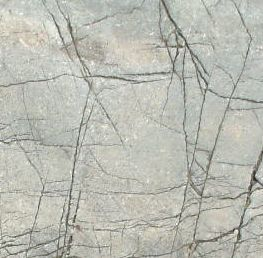
%> input picture MacduffColourCropped.jpg, 263 x 258 px
$ octave FracPaQ2D_imagePreprocess.m   (GNU Octave 9; MATLAB toolbox functions it lacks are replaced by stand-ins)
%> lines starting %> are read from the running program, lines starting %| are printed output that depends on the picture
%   script with examples of pre-processing of image files for FracPaQ2D
%       running one or more of these steps should make a graphics file
%       readable by FracPaQ2D and better suited to the Hough transform
%       method used to 'find' the fracture traces
%
%   Dave Healy
%   January 2018
%   Aberdeen

close all ;

%   Example 1 - colour jpeg from a digital camera
fnEx1 = 'MacduffColourCropped.jpg' ;
%fnEx1 = 'Orkney1a.jpg' ;

%   Step 1 - list the image file attributes
info = imfinfo(fnEx1) ;
disp(info) ;

%   Step 2 - read the file in
imgEx1 = imread(fnEx1) ;
%> imgEx1 is the input picture: size 258x263x3 uint8; mean R, G, B 186.5, 188, 179

%   Step 3 - convert to grayscale
if ~strcmp('grayscale', info.ColorType)
    imgEx1gray = rgb2gray(imgEx1) ;
else
    imgEx1gray = imgEx1 ;
end ;

%   Step 4a - median filtering
imgEx1med = medfilt2(imgEx1gray, [20 20]) ;
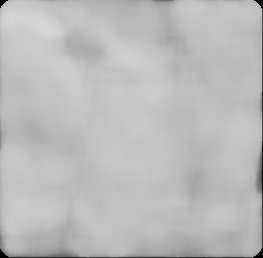
%> imgEx1med: size 258x263 uint8; min 0, max 213, mean 187.3

%   Step 4b - find the difference
imgEx1diff = imgEx1med - imgEx1gray ;
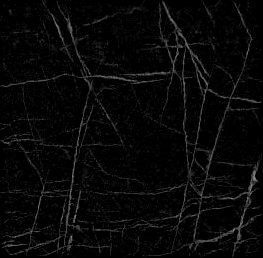
%> imgEx1diff: size 258x263 uint8; min 0, max 148, mean 7.5

%   Step 5 - Sobel edge
imgEx1edge = edge(imgEx1diff) ;
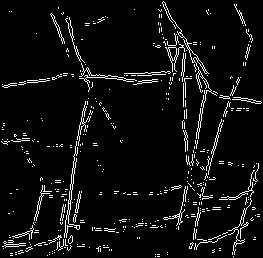
%> imgEx1edge: size 258x263 logical; 5.8% white in thin lines or dots

%   Step 6 - skeleton
%> (the run ends here)
